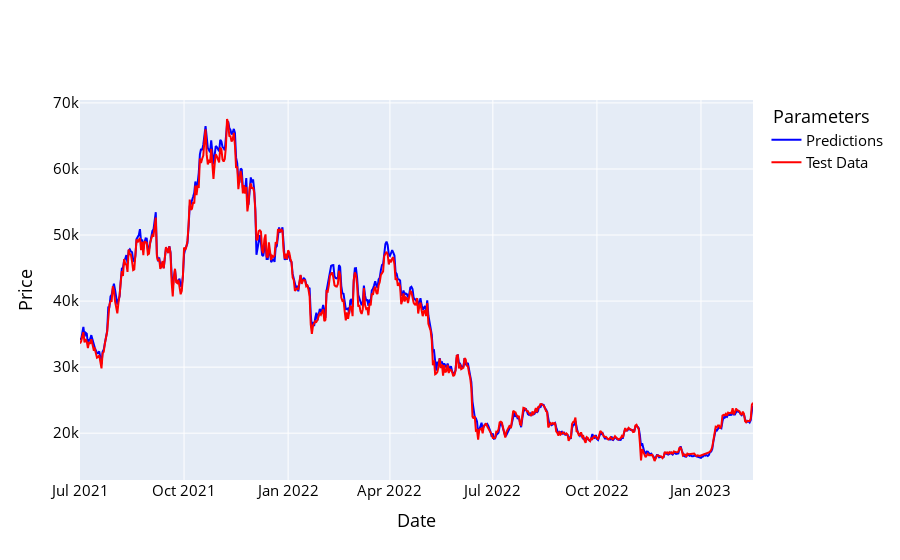

Notebook code for this chart:
### Code cell
names = cycle(['Predictions','Test Data'])

fig = go.Figure()
fig.add_trace(go.Scatter(x=y_test_df.index, y=y_pred_df['Adj Close'], name='Predictions',
                         line=dict(width=2, color='blue')))
fig.add_trace(go.Scatter(x=y_test_df.index, y=y_test_df['Adj Close'], name='Test Data',
                         line=dict(width=2, color='red')))
fig.update_layout(xaxis_title='Date', yaxis_title='Price', font_size=15, font_color='black',legend_title_text=' Parameters')
fig.show()

### Figure 1 — Plotly figure (JSON) as saved in the notebook; plotly's stock layout.template omitted (floating-point values rounded to 4 significant figures; data arrays with more than 128 entries replaced by an {"elided": "..."} marker saying what was removed)
{"data": [{"line": {"color": "blue", "width": 2}, "name": "Predictions", "type": "scatter", "x": {"elided": "596 str values"}, "y": {"elided": "596 float values"}}, {"line": {"color": "red", "width": 2}, "name": "Test Data", "type": "scatter", "x": {"elided": "596 str values"}, "y": {"elided": "596 float values"}}], "layout": {"font": {"color": "black", "size": 15}, "legend": {"title": {"text": " Parameters"}}, "xaxis": {"title": {"text": "Date"}}, "yaxis": {"title": {"text": "Price"}}}}
